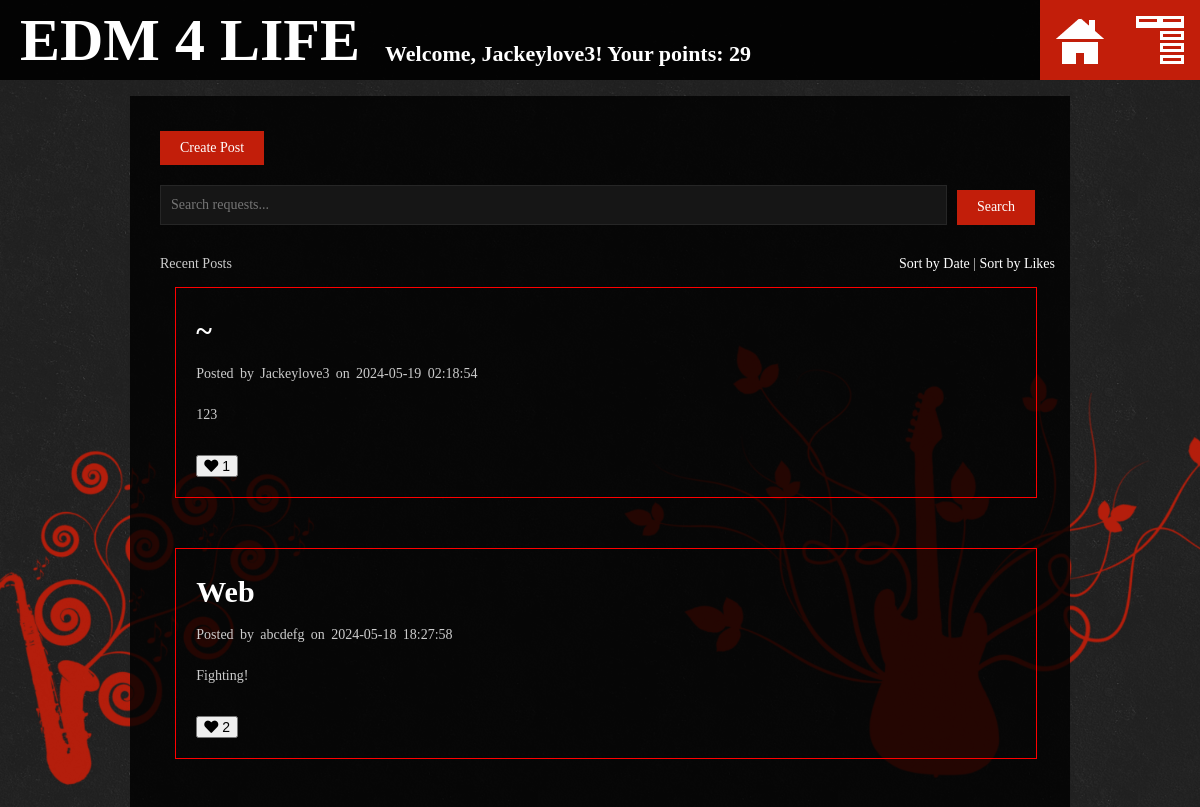
/post?sort_by=date (signed in, upper part), run on an earlier commit of the app's database.
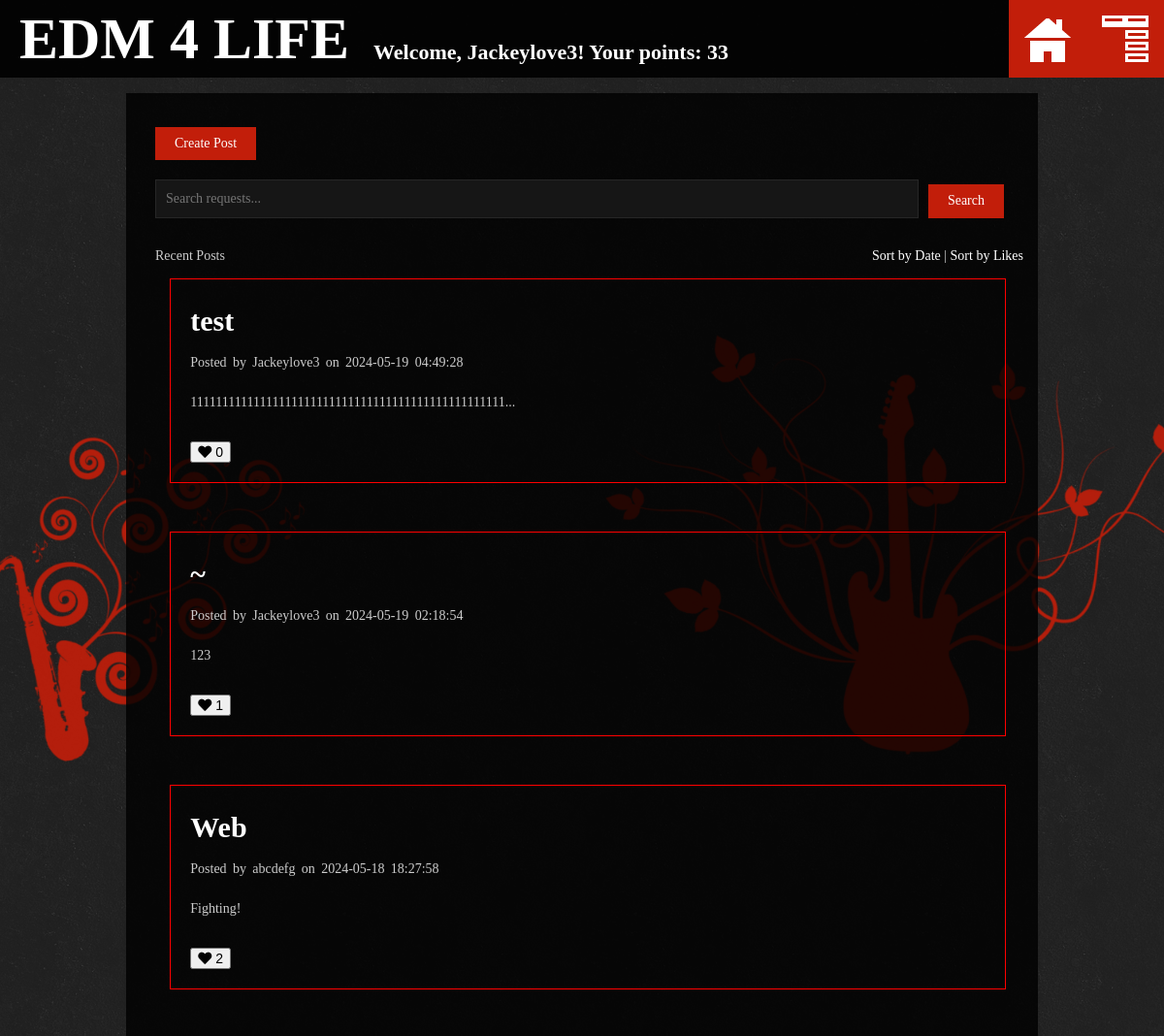
And on a later commit of the database.
### models.py (models this page shows, shortened)
class User(db.Model, UserMixin):
    __tablename__ = 'user'
    id = db.Column(db.Integer, primary_key=True)
    username = db.Column(db.String(80), unique=True, nullable=False)
    email = db.Column(db.String(120), unique=True, nullable=False)
    password_hash = db.Column(db.String(128))
    likes = db.relationship('Like', backref='user', lazy=True)
    comments = db.relationship('Comment', backref='user', lazy=True)
    requests = db.relationship('Request', backref='author', lazy=True, overlaps="author,requests")
    points = db.relationship('Point', back_populates='user', lazy='dynamic')
    daily_activity = db.relationship('UserDailyActivity', back_populates='user', lazy='dynamic')

class Request(db.Model):
    __tablename__ = 'requests'
    id = db.Column(db.Integer, primary_key=True)
    title = db.Column(db.String(100), nullable=False)
    description = db.Column(db.Text, nullable=False)
    timestamp = db.Column(db.DateTime, default=lambda: datetime.now(timezone.utc), nullable=False)
    user_id = db.Column(db.Integer, db.ForeignKey('user.id'), nullable=False)
    likes = db.relationship('Like', backref='request', lazy=True)
    comments = db.relationship('Comment', backref='request', lazy=True)
    user = db.relationship('User', backref='user_requests', overlaps="author,requests")
    def like_count(self):
        return len(self.likes)

### site_views/views.py (the view)
@site_views.route('/post')
@login_required
def post():
    query = request.args.get('query')
    sort_by = request.args.get('sort_by')
    if query:
        requests_query = Request.query.filter(
            Request.title.ilike(f'%{query}%') | Request.description.ilike(f'%{query}%')
        )
    else:
        requests_query = Request.query
    if sort_by == 'date':
        requests = requests_query.order_by(Request.timestamp.desc()).all()
    elif sort_by == 'likes':
        requests = requests_query.outerjoin(Like).group_by(Request.id).order_by(db.func.count(Like.id).desc()).all()
    else:
        requests = requests_query.all()
    comment_form = CommentForm()
    new_request_id = request.args.get('request_id')
    return render_template('post.html', requests=requests, comment_form=comment_form, new_request_id=new_request_id)

### comments/forms.py
class CommentForm(FlaskForm):
    content = TextAreaField('Content', validators=[DataRequired(), Length(min=1, max=500)])
    submit = SubmitField('Submit Comment')

### templates/post.html (shortened to what this page needs)
﻿<!DOCTYPE html>
<html lang="en">
  <head>
    <link
      href="{{ url_for('static', filename='css/normalize.css') }}"
      rel="stylesheet"
      type="text/css"
    />
    <link
      href="{{ url_for('static', filename='css/style.css') }}"
      rel="stylesheet"
      type="text/css"
    />
    <link
      href="{{ url_for('static', filename='css/grid.css') }}"
      rel="stylesheet"
      type="text/css"
    />
    <link
      href="{{ url_for('static', filename='css/media.css') }}"
      rel="stylesheet"
      type="text/css"
    />
    <link
      rel="stylesheet"
      href="https://cdnjs.cloudflare.com/ajax/libs/font-awesome/5.15.3/css/all.min.css"
    />
  </head>
  <body>
    <a id="menu" class="menuitem" data-reveal-id="menubox"
      ><span class="info">Menu</span></a
    >
    <a id="homepage" class="menuitem" href="{{ url_for('site_views.index') }}"
      ><span class="info">Home</span></a
    >
    <header style="display: flex">
      <h1>EDM 4 Life</h1>
      <h5 style="margin-top: auto">
        Welcome, {{ current_user.username }}! Your points: {{ user_points }}
      </h5>
    </header>
    <div class="wrapper">
      <div class="wrap">
        <div class="create-post" style="margin-top: 20px">
          <a href="{{ url_for('posts.create_request') }}" class="button"
            >Create Post</a
          >
        </div>
        <div class="search-form" style="margin-top: 20px">
          <form action="{{ url_for('site_views.post') }}" method="get">
            <div class="input-group">
              <input
                type="text"
                class="form-control"
                id="searchBox"
                name="query"
                placeholder="Search requests..."
                aria-label="Search requests"
              />
              <div class="input-group-append">
                <button class="button" type="submit">Search</button>
              </div>
            </div>
          </form>
        </div>
        <div class="single-post-title" style="margin-top: 20px">
          Recent Posts
          <div class="sort-buttons" style="float: right">
            <a
              href="{{ url_for('site_views.post', sort_by='date') }}"
              class="btn btn-secondary btn-sm"
              >Sort by Date</a
            >
            |
            <a
              href="{{ url_for('site_views.post', sort_by='likes') }}"
              class="btn btn-secondary btn-sm"
              >Sort by Likes</a
            >
          </div>
        </div>
        <div class="grids">
          {% if requests %} {% for request in requests %}
          <div class="grid-12">
            <div class="single-post">
              <h3>
                <a
                  href="{{ url_for('site_views.single_post', request_id=request.id) }}"
                  >{{ request.title }}</a
                >
              </h3>
              <p>
                Posted by {{ request.user.username }} on {{
                request.timestamp.strftime('%Y-%m-%d %H:%M:%S') }}
              </p>
              <p>
                {% if request.description|length <= 50 %} {{ request.description
                }} {% else %} {{ request.description[:50] }}... {% endif %}
              </p>
              <button
                type="button"
                class="btn btn-primary like-btn"
                data-request-id="{{ request.id }}"
              >
                <i class="fas fa-heart"></i>
                <span class="badge badge-light"
                  >{{ request.like_count() }}</span
                >
              </button>
            </div>
          </div>
          {% endfor %} {% endif %}
        </div>
      </div>
    </div>
  </body>
</html>

### static/css/style.css (style rules this page uses)
body { margin: 0px; padding: 0px; font-size: 14px; font-family: "ubunturegular"; background-color: #000; color: #ccc; background-image: url("../../images/bg.png"); background-repeat: repeat; background-attachment: fixed; }
h1, h2, h3, h4, h5, h6 { font-family: "dosisbold"; font-weight: bold; margin-bottom: 10px; margin-top: 0px; padding: 0px; line-height: 1.5; color: #fff; }
h1 { font-size: 50px; }
h3 { font-size: 30px; }
h5 { font-size: 22px; }
a { color: #fff !important; -webkit-transition: all 0.4s ease-in-out; -moz-transition: all 0.4s ease-in-out; -o-transition: all 0.4s ease-in-out; -ms-transition: all 0.4s ease-in-out; text-decoration: none; }
p { font-family: "ubunturegular"; font-size: 14px; line-height: 1.5; margin-bottom: 20px !important; margin-top: 0px !important; word-spacing: 0.2em; font-weight: normal; color: #ccc; }
i { font-family: "ubuntuitalic"; font-style: italic; }
header { height: 80px; width: 100%; position: fixed; top: 0; left: 0; z-index: 9999; background-color: #000; background-color: rgba(0, 0, 0, 0.9); }
header h1 { padding-left: 20px; font-family: "dosisbold"; font-weight: bold; color: #fff; text-transform: uppercase; font-size: 60px; line-height: 80px; }
header h5 { padding-left: 25px; }
#close, #menu, #homepage, #gallery, #blog { -webkit-transition: all 0.4s ease-in-out; -moz-transition: all 0.4s ease-in-out; -o-transition: all 0.4s ease-in-out; -ms-transition: all 0.4s ease-in-out; z-index: 9999999; background-color: #c21e0a; position: fixed; height: 80px; width: 80px; cursor: pointer; }
#menu { top: 0; right: 0; background-position: center center; background-image: url("../images/menu.png"); background-repeat: no-repeat; }
#homepage { top: 0; right: 80px; background-position: center center; background-image: url("../images/homepage.png"); background-repeat: no-repeat; }
.search-form { margin-top: 20px; }
.input-group { display: flex; }
.single-post { border: 1px solid red; padding: 20px; margin-bottom: 20px; }
.input-group-append button { height: 68%; margin-left: 10px; }
.like-btn { margin-top: 10px; }
input[type="text"], input[type="email"], input[type="number"], input[type="date"], textarea { border: 1px solid #262626; width: 100%; color: rgba(255, 255, 255, 0.75); display: block; font-size: 14px; margin: 0px 0px 11px 0px; padding: 5px 10px 5px 10px; height: 40px; -webkit-transition: all 0.2s linear; -moz-transition: all 0.2s linear; -o-transition: all 0.2s linear; transition: all 0.2s linear; background-color: #161616; font-family: "ubunturegular"; }
.button { font-family: "ubunturegular"; width: auto; color: #fff !important; cursor: pointer; display: inline-block; font-size: 14px; line-height: 1; margin: 5px 20px 0px 0px; outline: none; padding: 10px 20px 10px 20px; position: relative; text-align: center; text-decoration: none; -webkit-transition: background-color 0.15s ease-in-out; -moz-transition: background-color 0.15s ease-in-out; -o-transition: background-color 0.15s ease-in-out; transition: background-color 0.15s ease-in-out; border: none !important; background-color: #c21e0a; }

### static/css/grid.css (style rules this page uses)
.wrapper { width: 100%; margin-top: 80px; }
.wrap { max-width: 940px; padding: 10px 15px 10px 30px; margin: 0 auto; background-color: #000; background-color: rgba(0, 0, 0, 0.8); min-height: 600px; }
.grids { width: auto; max-width: 1000px; margin: 0 0 0 -1.7%; list-style: none; overflow: hidden; letter-spacing: -0.25em; }
.grids [class*="grid-"] { display: inline-block; margin: 0 0 0 1.7%; -webkit-box-sizing: border-box; -moz-box-sizing: border-box; box-sizing: border-box; vertical-align: top; letter-spacing: 0; padding: 15px; }
.grid-12 { width: 97.917%; margin: 0; }

What changed in the data, as far as the page shows it:
added Request: title "test", user.username "Jackeylove3", timestamp "2024-05-19 04:49:28", description "11111111111111111111111111111111111111111111111111", like_count "0"
Also different on the page:
{{ user_points }}: "29" → "33"
